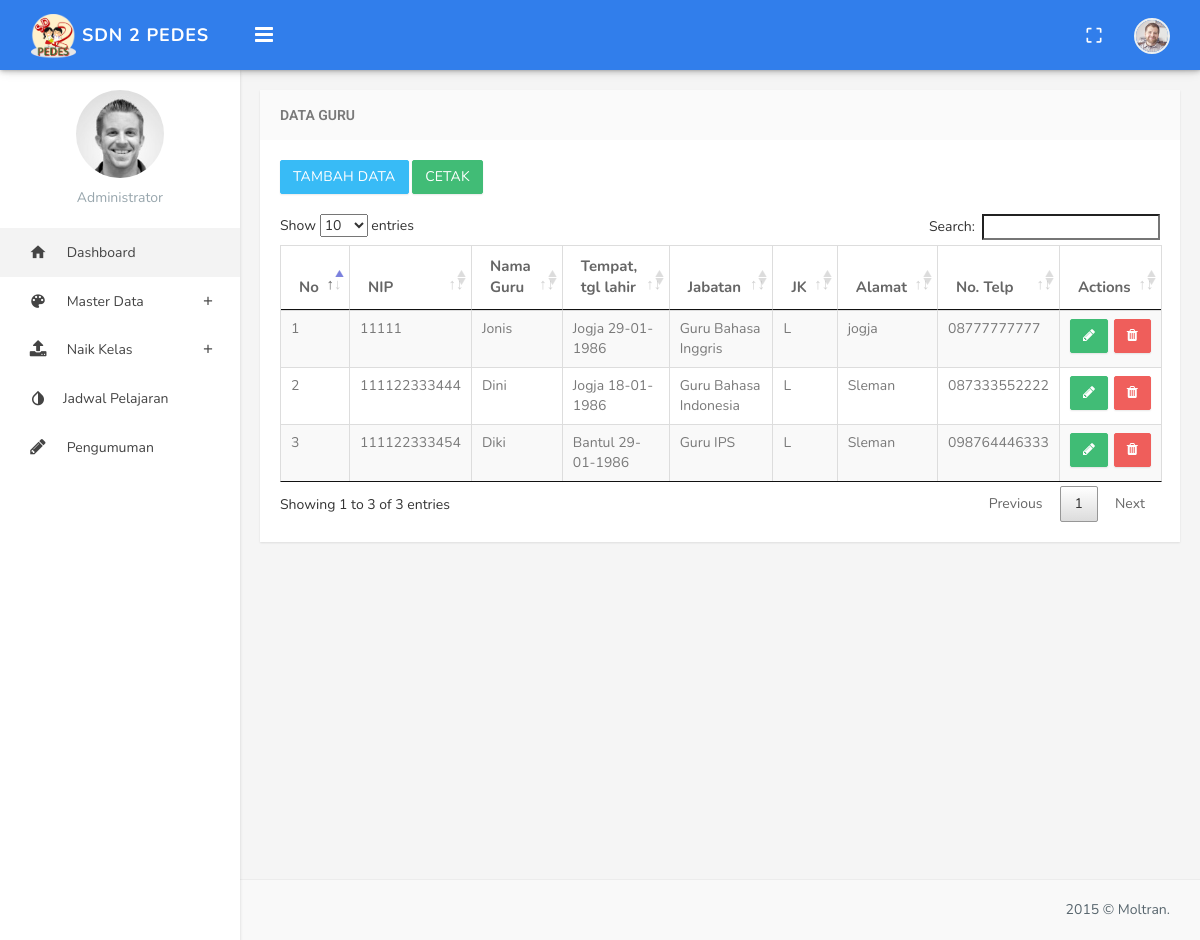
Before: /index.php/admin/lihatdata/guru with the older database file.
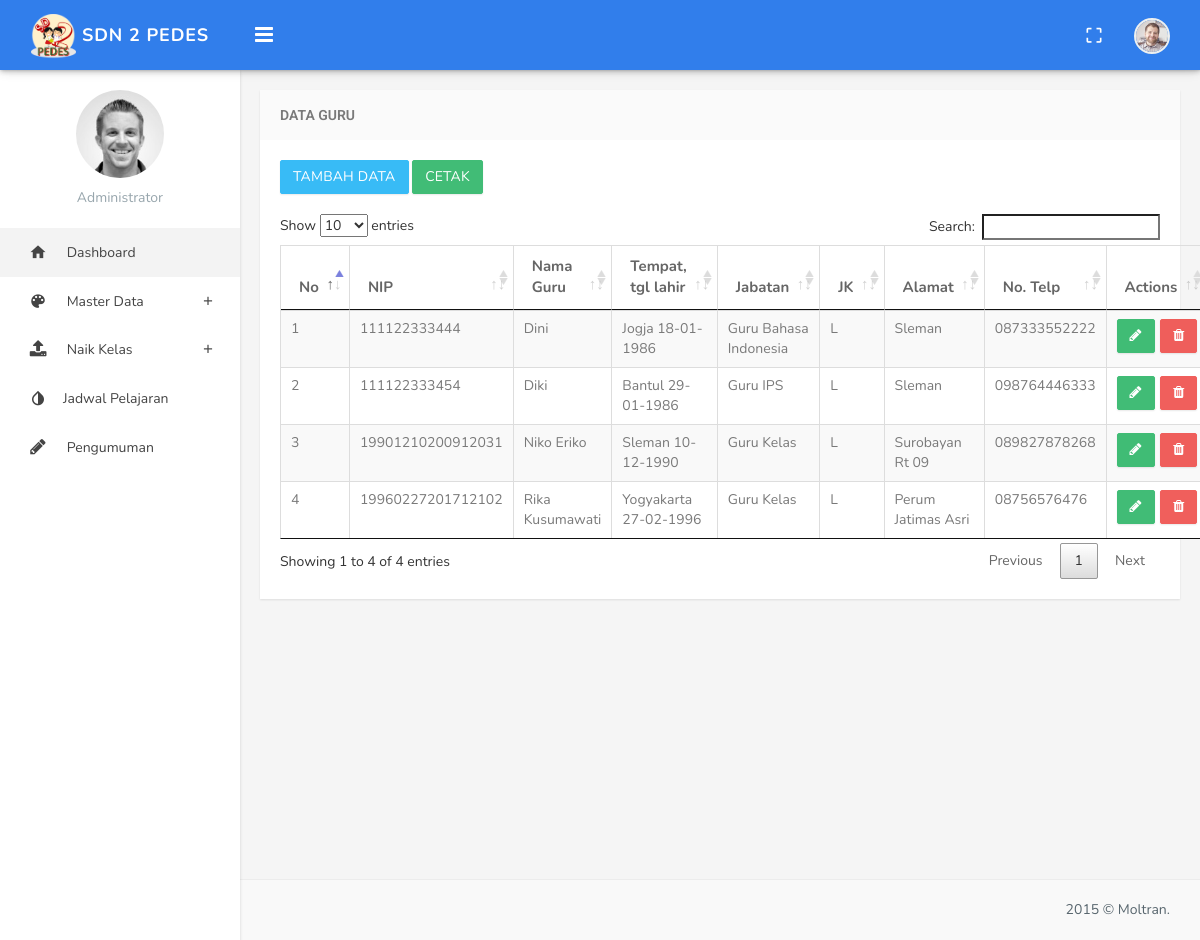
After: the same page with the newer database file.
### tables this page shows
CREATE TABLE `guru` (
  `NIP` varchar(20) NOT NULL,
  `nama` varchar(50) NOT NULL,
  `ttl` varchar(225) NOT NULL,
  `jabatan` varchar(120) NOT NULL,
  `jk` enum('L','P') NOT NULL,
  `agama` varchar(20) NOT NULL,
  `warganegara` varchar(20) NOT NULL,
  `nope` varchar(15) NOT NULL,
  `alamat` varchar(2000) NOT NULL
);

### application/controllers/admin/Lihatdata.php (called while the page is built, shortened)
<?php
class Lihatdata extends CI_Controller
{
	public function guru()
	{
		$data['guru'] = $this->db->get('guru')->result();
		$this->load->view('admin/lihatdata/guru/index',$data);
	}
}

### index.php (called while the page is built, shortened)
<?php
require_once BASEPATH.'core/CodeIgniter.php';

### application/views/admin/lihatdata/guru/index.php (the view, shortened to what this page needs)
<!DOCTYPE html>
<html>
<head>
    <?php $this->load->view('admin/layouts/header'); ?>
</head>
<body class="fixed-left">
    <div id="wrapper">
        <?php $this->load->view('admin/layouts/top_menu');?>
        <?php $this->load->view('admin/layouts/sidebar');?>
        <div class="content-page">
            <div class="content">
                <div class="container">
                    <div class="row">
                        <div class="col-sm-12">
                            <div class="panel panel-default">
                                <div class="panel-heading"><h3 class="panel-title">Data Guru</h3></div>
                                <div class="panel-body">
                                    <a href="<?php echo site_url('admin/inputdata/inputguru');?>" class="btn btn-info" style="margin-bottom: 20px">TAMBAH DATA</a>
                                    <a href="<?=site_url('admin/lihatdata/cetakguru');?>" class="btn btn-success" style="margin-bottom: 20px" target="_blank">CETAK</a>
                                    <table class="datatables table table-bordered table-striped" >
                                     <thead>
                                        <tr>
                                            <th>No</th>
                                            <th>NIP</th>
                                            <th>Nama Guru</th>
                                            <th>Tempat, tgl lahir</th>
                                            <th>Jabatan</th>
                                            <th>JK</th>
                                            <th>Alamat</th>
                                            <th>No. Telp</th>
                                            <th>Actions</th></th>
                                        </tr>
                                    </thead>
                                    <tbody>
                                        <?php $nomor = 1; ?>
                                        <?php foreach($guru as $sw) : ?>
                                            <tr class="gradeX">
                                                <td><?= $nomor;?> </td>
                                                <?php $nomor++;?>
                                                <td><?= $sw->NIP; ?>
                                                </td>
                                                <td><?= $sw->nama; ?></td>
                                                <td><?= $sw->ttl; ?></td>
                                                <td><?= $sw->jabatan; ?></td>
                                                <td><?= $sw->jk; ?></td>
                                                <td><?= $sw->alamat; ?></td>
                                                <td><?= $sw->nope;?></td>
                                                <td class="actions">
                                                    <a class="btn btn-success" href="<?=site_url('admin/lihatdata/editguru/'.$sw->NIP);?>"><span class="fa fa-pencil" aria-hidden="true"></span></a>
                                                    <a class="btn btn-danger pull-right" href="<?=site_url('admin/lihatdata/destroyguru/'.$sw->NIP);?>"><span class="fa fa-trash" aria-hidden="true"></span></a>
                                                </td>
                                            </tr>
                                        <?php endforeach; ?>
                                    </tbody>
                                </table>
                            </div>
                        </div>
                    </div>
                </div>
            </div>
        </div>
        <footer class="footer text-right">
            2015 © Moltran.
        </footer>
    </div>
</div>
</body>
</html>

### application/views/admin/layouts/header.php (shortened to what this page needs)
<link href="<?php echo base_url('assets/blue/css/bootstrap.min.css');?>" rel="stylesheet" />
<link href="<?php echo base_url('assets/blue/assets/font-awesome/css/font-awesome.min.css');?>" rel="stylesheet" />
<link href="<?php echo base_url('assets/blue/assets/ionicon/css/ionicons.min.css');?>" rel="stylesheet" />
<link href="<?php echo base_url('assets/blue/css/material-design-iconic-font.min.css');?>" rel="stylesheet">
<link href="<?php echo base_url('assets/blue/css/animate.css');?>" rel="stylesheet" />
<link href="<?php echo base_url('assets/blue/css/waves-effect.css');?>" rel="stylesheet">
<link rel="stylesheet" type="text/css" href="<?php echo base_url('assets/blue/assets/form-wizard/jquery.steps.css');?>" />
<link href="<?php echo base_url('assets/blue/assets/sweet-alert/sweet-alert.min.css');?>" rel="stylesheet">
<link rel="stylesheet" href="<?php echo base_url('assets/blue/assets/magnific-popup/magnific-popup.css');?>" />
<link href="<?php echo base_url('assets/blue/assets/tagsinput/jquery.tagsinput.css');?>" rel="stylesheet" />
<link href="<?php echo base_url('assets/blue/assets/toggles/toggles.css');?>" rel="stylesheet" />
<link href="<?php echo base_url('assets/blue/assets/timepicker/bootstrap-timepicker.min.css');?>" rel="stylesheet" />
<link href="<?php echo base_url('assets/blue/assets/timepicker/bootstrap-datepicker.min.css');?>" rel="stylesheet" />
<link href="<?php echo base_url('assets/blue/assets/colorpicker/colorpicker.css');?>" rel="stylesheet" type="text/css" />
<link href="<?php echo base_url('assets/blue/assets/jquery-multi-select/multi-select.css');?>"  rel="stylesheet" type="text/css" />
<link href="<?php echo base_url('assets/blue/assets/select2/select2.css');?>" rel="stylesheet" type="text/css" />
<link rel="stylesheet" type="text/css" href="<?php echo base_url('assets/datatables/css/jquery.dataTables.css');?>">
<link rel="stylesheet" type="text/css" href="<?php echo base_url('assets/datatables/css/dataTables.bootstrap4.css');?>">
<link href="<?php echo base_url('assets/blue/css/helper.css');?>" rel="stylesheet" type="text/css" />
<link href="<?php echo base_url('assets/blue/css/style.css');?>" rel="stylesheet" type="text/css" />

### application/views/admin/layouts/top_menu.php (shortened to what this page needs)
<div class="topbar">
                <div class="topbar-left">
                    <div class="text-center">
                        <a href="index.html" class="logo"><img style="width="46" height="46"" src="<?php echo base_url('assets/blue/images/icon_sd.png');?>"> <span>SDN 2 Pedes </span></a>
                    </div>
                </div>
                <div class="navbar navbar-default" role="navigation">
                    <div class="container">
                        <div class="">
                            <div class="pull-left">
                                <button class="button-menu-mobile open-left">
                                    <i class="fa fa-bars"></i>
                                </button>
                            </div>
                            <ul class="nav navbar-nav navbar-right pull-right">
                                <li class="hidden-xs">
                                    <a href="#" id="btn-fullscreen" class="waves-effect waves-light"><i class="md md-crop-free"></i></a>
                                </li>
                                <li class="dropdown">
                                    <a href="" class="dropdown-toggle profile" data-toggle="dropdown" aria-expanded="true"><img src="<?php echo base_url('assets/blue/images/avatar-1.jpg');?>" alt="user-img" class="img-circle"> </a>
                                </li>
                            </ul>
                        </div>
                    </div>
                </div>
            </div>

### application/views/admin/layouts/sidebar.php (shortened to what this page needs)
<div class="left side-menu">
                <div class="sidebar-inner slimscrollleft">
                    <div class="user-details" align="center">
                        <div>
                            <img src="<?php echo base_url('assets/blue/images/users/avatar-1.jpg');?>" alt="User Image" class="thumb-lg img-circle">
                        </div>
                        <div >
                            <p class="text-muted m-0">Administrator</p>
                        </div>
                    </div>
                    <div id="sidebar-menu">
                        <ul>
                            <li>
                                <a href="<?= site_url('admin/dashboard');?>" class="waves-effect active"><i class="md md-home"></i><span> Dashboard </span></a>
                            </li>
                            <li class="has_sub">
                                <a href="#" class="waves-effect"><i class="md md-palette"></i> <span> Master Data </span> <span class="pull-right"><i class="md md-add"></i></span></a>
                            </li>
                            <li class="has_sub">
                                <a href="#" class="waves-effect"><i class="fa fa-upload"></i><span> Naik Kelas </span><span class="pull-right"><i class="md md-add"></i></a>
                            </li>
                            <li>
                                <a href="<?php echo site_url('admin/akademik/jadwal');?>" class="waves-effect"><i class="md md-invert-colors-on"></i><span>Jadwal Pelajaran</span></a>
                            </li>
                            <li>
                                <a href="<?= site_url('admin/pengumuman/tampil_peng');?>" class="waves-effect"><i class="fa fa-pencil"></i><span> Pengumuman </span></a>
                            </li>
                                </ul>
                    </div>
                </div>
            </div>

### assets/blue/css/waves-effect.css (style rules this page uses)
.waves-effect { position: relative; cursor: pointer; display: inline-block; overflow: hidden; -webkit-user-select: none; -moz-user-select: none; -ms-user-select: none; user-select: none; -webkit-tap-highlight-color: transparent; vertical-align: middle; z-index: 1; will-change: opacity, transform; -webkit-transition: all 0.3s ease-out; -moz-transition: all 0.3s ease-out; -o-transition: all 0.3s ease-out; -ms-transition: all 0.3s ease-out; transition: all 0.3s ease-out; }

### assets/blue/css/helper.css (style rules this page uses)
.m-0 { margin: 0px !important; }
.thumb-lg { height: 88px; width: 88px; }

Changed rows visible on the page:
removed guru: NIP "11111", nama "Jonis", ttl "Jogja 29-01-1986", jabatan "Guru Bahasa Inggris", jk "L", alamat "jogja", nope "08777777777"
added guru: NIP "19901210200912031", nama "Niko Eriko", ttl "Sleman 10-12-1990", jabatan "Guru Kelas", jk "L", alamat "Surobayan Rt 09", nope "089827878268"
added guru: NIP "19960227201712102", nama "Rika Kusumawati", ttl "Yogyakarta 27-02-1996", jabatan "Guru Kelas", jk "L", alamat "Perum Jatimas Asri", nope "08756576476"
Other visible differences:
text written by a page script: "Show entries Search: Showing 1 to 3 of 3 entries Previous 1 Next" → "Show entries Search: Showing 1 to 4 of 4 entries Previous 1 Next"
